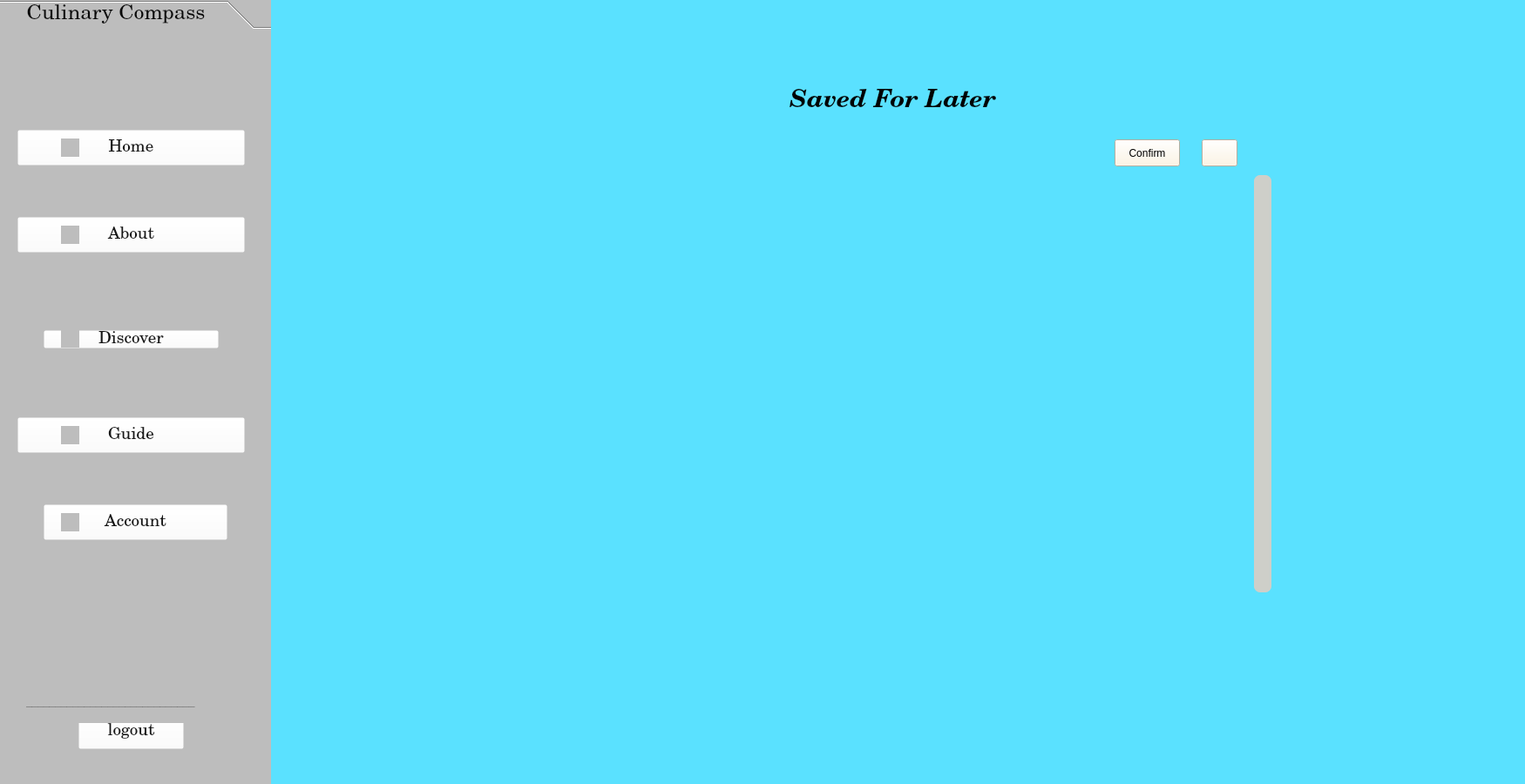
<?xml version="1.0" encoding="UTF-8"?>
<ui version="4.0">
 <class>Homepage</class>
 <widget class="QMainWindow" name="Homepage">
  <property name="geometry">
   <rect>
    <x>0</x>
    <y>0</y>
    <width>1750</width>
    <height>900</height>
   </rect>
  </property>
  <property name="minimumSize">
   <size>
    <width>1750</width>
    <height>900</height>
   </size>
  </property>
  <property name="maximumSize">
   <size>
    <width>1750</width>
    <height>900</height>
   </size>
  </property>
  <property name="windowTitle">
   <string>MainWindow</string>
  </property>
  <widget class="QWidget" name="centralwidget">
   <property name="styleSheet">
    <string notr="true">/*VERTICAL SCROLLBAR*/
QScrollBar:vertical {
	boder: none;
	background-color: rgb(231, 232, 225);
	width:20px;
	margin: 15px 0 15px 0;
	boder-radius: 0px;
}
/*HANDLEBAR VERTICAL*/
QScrollBar::handle:vertical {
	background-color: rgb(206, 207, 201);
	min-height: 60px;
	boder-radius: 14px;
}
QScrollBar::handle:vertical:hover{
	background-color: rgb(206, 207, 201);
}
QScrollBar::handle:vertical:pressed{
	background-color: rgb(206, 207, 201);
}
/*BTN TOP -SCROLLBAR*/
QScrollBar::sub-line:vertical{
	boder:none;
	background-color: rgb(206, 207, 201);
	height: 15px;
	border-top-left-radius: 7px;
	border-top-right-radius: 7px;
	subcontrol-position: top;
	subcontrol-origin: margin;
}
QScrollBar::sub-line:vertical:hover{
	background-color: rgb(206, 207, 201);
}
QScrollBar::sub-line:vertical:pressed{
	background-color: rgb(206, 207, 201);
}
/*BTN BOTTOM -SCROLLBAR*/
QScrollBar::add-line:vertical{
	boder:none;
	background-color: rgb(206, 207, 201);
	height: 15px;
	border-bottom-left-radius: 7px;
	border-bottom-right-radius: 7px;
	subcontrol-position: bottom;
	subcontrol-origin: margin;
}
QScrollBar::add-line:vertical:hover{
	background-color: rgb(206, 207, 201);
}
QScrollBar::add-line:vertical:pressed{
	background-color: rgb(206, 207, 201);
}
/*RESET ARROW*/
QScrollBar::up-arrow:vertical,QScrollBar::down-arrow:vertical{
	background: none;
}
QScrollBar::add-page:vertical,QScrollBar::sub-page:vertical{
	background: none;
}
/*horizontal SCROLLBAR*/
QScrollBar:horizontal {
	boder: none;
	background-color: rgb(231, 232, 225);
	width:20px;
	margin: 15px 0 15px 0;
	boder-radius: 0px;}


</string>
   </property>
   <widget class="QWidget" name="widget" native="true">
    <property name="geometry">
     <rect>
      <x>-10</x>
      <y>0</y>
      <width>21</width>
      <height>911</height>
     </rect>
    </property>
    <property name="styleSheet">
     <string notr="true">background-color: rgb(255, 255, 255);</string>
    </property>
   </widget>
   <widget class="QWidget" name="widget_2" native="true">
    <property name="geometry">
     <rect>
      <x>309</x>
      <y>0</y>
      <width>1751</width>
      <height>900</height>
     </rect>
    </property>
    <property name="palette">
     <palette>
      <active>
       <colorrole role="WindowText">
        <brush brushstyle="SolidPattern">
         <color alpha="255">
          <red>0</red>
          <green>0</green>
          <blue>0</blue>
         </color>
        </brush>
       </colorrole>
       <colorrole role="Button">
        <brush brushstyle="SolidPattern">
         <color alpha="255">
          <red>255</red>
          <green>244</green>
          <blue>222</blue>
         </color>
        </brush>
       </colorrole>
       <colorrole role="Light">
        <brush brushstyle="SolidPattern">
         <color alpha="255">
          <red>0</red>
          <green>255</green>
          <blue>255</blue>
         </color>
        </brush>
       </colorrole>
       <colorrole role="Midlight">
        <brush brushstyle="SolidPattern">
         <color alpha="255">
          <red>170</red>
          <green>255</green>
          <blue>0</blue>
         </color>
        </brush>
       </colorrole>
       <colorrole role="Dark">
        <brush brushstyle="SolidPattern">
         <color alpha="255">
          <red>0</red>
          <green>85</green>
          <blue>255</blue>
         </color>
        </brush>
       </colorrole>
       <colorrole role="Mid">
        <brush brushstyle="SolidPattern">
         <color alpha="255">
          <red>0</red>
          <green>85</green>
          <blue>0</blue>
         </color>
        </brush>
       </colorrole>
       <colorrole role="Text">
        <brush brushstyle="SolidPattern">
         <color alpha="255">
          <red>0</red>
          <green>0</green>
          <blue>0</blue>
         </color>
        </brush>
       </colorrole>
       <colorrole role="ButtonText">
        <brush brushstyle="SolidPattern">
         <color alpha="255">
          <red>0</red>
          <green>0</green>
          <blue>0</blue>
         </color>
        </brush>
       </colorrole>
       <colorrole role="Base">
        <brush brushstyle="SolidPattern">
         <color alpha="255">
          <red>255</red>
          <green>244</green>
          <blue>222</blue>
         </color>
        </brush>
       </colorrole>
       <colorrole role="Window">
        <brush brushstyle="SolidPattern">
         <color alpha="255">
          <red>255</red>
          <green>244</green>
          <blue>222</blue>
         </color>
        </brush>
       </colorrole>
      </active>
      <inactive>
       <colorrole role="WindowText">
        <brush brushstyle="SolidPattern">
         <color alpha="255">
          <red>0</red>
          <green>0</green>
          <blue>0</blue>
         </color>
        </brush>
       </colorrole>
       <colorrole role="Button">
        <brush brushstyle="SolidPattern">
         <color alpha="255">
          <red>255</red>
          <green>244</green>
          <blue>222</blue>
         </color>
        </brush>
       </colorrole>
       <colorrole role="Light">
        <brush brushstyle="SolidPattern">
         <color alpha="255">
          <red>0</red>
          <green>255</green>
          <blue>255</blue>
         </color>
        </brush>
       </colorrole>
       <colorrole role="Midlight">
        <brush brushstyle="SolidPattern">
         <color alpha="255">
          <red>170</red>
          <green>255</green>
          <blue>0</blue>
         </color>
        </brush>
       </colorrole>
       <colorrole role="Dark">
        <brush brushstyle="SolidPattern">
         <color alpha="255">
          <red>0</red>
          <green>85</green>
          <blue>255</blue>
         </color>
        </brush>
       </colorrole>
       <colorrole role="Mid">
        <brush brushstyle="SolidPattern">
         <color alpha="255">
          <red>0</red>
          <green>85</green>
          <blue>0</blue>
         </color>
        </brush>
       </colorrole>
       <colorrole role="Text">
        <brush brushstyle="SolidPattern">
         <color alpha="255">
          <red>0</red>
          <green>0</green>
          <blue>0</blue>
         </color>
        </brush>
       </colorrole>
       <colorrole role="ButtonText">
        <brush brushstyle="SolidPattern">
         <color alpha="255">
          <red>0</red>
          <green>0</green>
          <blue>0</blue>
         </color>
        </brush>
       </colorrole>
       <colorrole role="Base">
        <brush brushstyle="SolidPattern">
         <color alpha="255">
          <red>255</red>
          <green>244</green>
          <blue>222</blue>
         </color>
        </brush>
       </colorrole>
       <colorrole role="Window">
        <brush brushstyle="SolidPattern">
         <color alpha="255">
          <red>255</red>
          <green>244</green>
          <blue>222</blue>
         </color>
        </brush>
       </colorrole>
      </inactive>
      <disabled>
       <colorrole role="WindowText">
        <brush brushstyle="SolidPattern">
         <color alpha="255">
          <red>0</red>
          <green>85</green>
          <blue>255</blue>
         </color>
        </brush>
       </colorrole>
       <colorrole role="Button">
        <brush brushstyle="SolidPattern">
         <color alpha="255">
          <red>255</red>
          <green>244</green>
          <blue>222</blue>
         </color>
        </brush>
       </colorrole>
       <colorrole role="Light">
        <brush brushstyle="SolidPattern">
         <color alpha="255">
          <red>0</red>
          <green>255</green>
          <blue>255</blue>
         </color>
        </brush>
       </colorrole>
       <colorrole role="Midlight">
        <brush brushstyle="SolidPattern">
         <color alpha="255">
          <red>170</red>
          <green>255</green>
          <blue>0</blue>
         </color>
        </brush>
       </colorrole>
       <colorrole role="Dark">
        <brush brushstyle="SolidPattern">
         <color alpha="255">
          <red>0</red>
          <green>85</green>
          <blue>255</blue>
         </color>
        </brush>
       </colorrole>
       <colorrole role="Mid">
        <brush brushstyle="SolidPattern">
         <color alpha="255">
          <red>0</red>
          <green>85</green>
          <blue>0</blue>
         </color>
        </brush>
       </colorrole>
       <colorrole role="Text">
        <brush brushstyle="SolidPattern">
         <color alpha="255">
          <red>0</red>
          <green>85</green>
          <blue>255</blue>
         </color>
        </brush>
       </colorrole>
       <colorrole role="ButtonText">
        <brush brushstyle="SolidPattern">
         <color alpha="255">
          <red>0</red>
          <green>85</green>
          <blue>255</blue>
         </color>
        </brush>
       </colorrole>
       <colorrole role="Base">
        <brush brushstyle="SolidPattern">
         <color alpha="255">
          <red>255</red>
          <green>244</green>
          <blue>222</blue>
         </color>
        </brush>
       </colorrole>
       <colorrole role="Window">
        <brush brushstyle="SolidPattern">
         <color alpha="255">
          <red>255</red>
          <green>244</green>
          <blue>222</blue>
         </color>
        </brush>
       </colorrole>
      </disabled>
     </palette>
    </property>
    <property name="styleSheet">
     <string notr="true">background-color: rgb(255, 244, 222);
</string>
    </property>
    <widget class="QLabel" name="background">
     <property name="geometry">
      <rect>
       <x>0</x>
       <y>0</y>
       <width>1441</width>
       <height>901</height>
      </rect>
     </property>
     <property name="toolTip">
      <string>Delete saved recipes</string>
     </property>
     <property name="styleSheet">
      <string notr="true">background-color: rgb(90, 225, 255);</string>
     </property>
     <property name="text">
      <string/>
     </property>
     <property name="pixmap">
      <pixmap>bg.png</pixmap>
     </property>
     <property name="scaledContents">
      <bool>true</bool>
     </property>
    </widget>
    <widget class="QScrollArea" name="scrollArea">
     <property name="geometry">
      <rect>
       <x>240</x>
       <y>200</y>
       <width>911</width>
       <height>481</height>
      </rect>
     </property>
     <property name="styleSheet">
      <string notr="true">background-color: rgba(255, 255, 255,0);</string>
     </property>
     <property name="verticalScrollBarPolicy">
      <enum>Qt::ScrollBarAlwaysOn</enum>
     </property>
     <property name="horizontalScrollBarPolicy">
      <enum>Qt::ScrollBarAsNeeded</enum>
     </property>
     <property name="widgetResizable">
      <bool>true</bool>
     </property>
     <widget class="QWidget" name="scrollAreaWidgetContents">
      <property name="geometry">
       <rect>
        <x>0</x>
        <y>0</y>
        <width>889</width>
        <height>479</height>
       </rect>
      </property>
      <widget class="QFrame" name="frame_2">
       <property name="geometry">
        <rect>
         <x>0</x>
         <y>0</y>
         <width>911</width>
         <height>481</height>
        </rect>
       </property>
       <property name="frameShape">
        <enum>QFrame::StyledPanel</enum>
       </property>
       <property name="frameShadow">
        <enum>QFrame::Raised</enum>
       </property>
       <widget class="QLabel" name="recipelabel">
        <property name="geometry">
         <rect>
          <x>0</x>
          <y>10</y>
          <width>1000</width>
          <height>1031</height>
         </rect>
        </property>
        <property name="minimumSize">
         <size>
          <width>800</width>
          <height>1000</height>
         </size>
        </property>
        <property name="text">
         <string/>
        </property>
        <property name="alignment">
         <set>Qt::AlignTop</set>
        </property>
       </widget>
      </widget>
     </widget>
    </widget>
    <widget class="QLabel" name="label">
     <property name="geometry">
      <rect>
       <x>440</x>
       <y>70</y>
       <width>551</width>
       <height>91</height>
      </rect>
     </property>
     <property name="font">
      <font>
       <family>Century Schoolbook</family>
       <pointsize>22</pointsize>
       <italic>true</italic>
       <bold>true</bold>
      </font>
     </property>
     <property name="styleSheet">
      <string notr="true">background-color: rgba(255, 255, 255, 0);</string>
     </property>
     <property name="text">
      <string>Saved For Later</string>
     </property>
     <property name="alignment">
      <set>Qt::AlignCenter</set>
     </property>
    </widget>
    <widget class="QPushButton" name="deletebutton">
     <property name="geometry">
      <rect>
       <x>1070</x>
       <y>160</y>
       <width>41</width>
       <height>31</height>
      </rect>
     </property>
     <property name="toolTip">
      <string>&lt;html&gt;&lt;head/&gt;&lt;body&gt;&lt;p&gt;Delete recipes&lt;/p&gt;&lt;/body&gt;&lt;/html&gt;</string>
     </property>
     <property name="toolTipDuration">
      <number>10</number>
     </property>
     <property name="styleSheet">
      <string notr="true">image: url(:/delete/delete.jpeg);</string>
     </property>
     <property name="text">
      <string/>
     </property>
     <property name="icon">
      <iconset>
       <normaloff>delt.png</normaloff>delt.png</iconset>
     </property>
     <property name="iconSize">
      <size>
       <width>30</width>
       <height>30</height>
      </size>
     </property>
    </widget>
    <widget class="QPushButton" name="confirmbutton">
     <property name="geometry">
      <rect>
       <x>970</x>
       <y>160</y>
       <width>75</width>
       <height>31</height>
      </rect>
     </property>
     <property name="text">
      <string>Confirm</string>
     </property>
    </widget>
   </widget>
   <widget class="QToolBox" name="menu_bar">
    <property name="geometry">
     <rect>
      <x>0</x>
      <y>0</y>
      <width>311</width>
      <height>901</height>
     </rect>
    </property>
    <property name="palette">
     <palette>
      <active>
       <colorrole role="WindowText">
        <brush brushstyle="SolidPattern">
         <color alpha="255">
          <red>8</red>
          <green>8</green>
          <blue>8</blue>
         </color>
        </brush>
       </colorrole>
       <colorrole role="Button">
        <brush brushstyle="SolidPattern">
         <color alpha="255">
          <red>189</red>
          <green>189</green>
          <blue>189</blue>
         </color>
        </brush>
       </colorrole>
       <colorrole role="Text">
        <brush brushstyle="SolidPattern">
         <color alpha="255">
          <red>8</red>
          <green>8</green>
          <blue>8</blue>
         </color>
        </brush>
       </colorrole>
       <colorrole role="ButtonText">
        <brush brushstyle="SolidPattern">
         <color alpha="255">
          <red>8</red>
          <green>8</green>
          <blue>8</blue>
         </color>
        </brush>
       </colorrole>
       <colorrole role="Base">
        <brush brushstyle="SolidPattern">
         <color alpha="255">
          <red>189</red>
          <green>189</green>
          <blue>189</blue>
         </color>
        </brush>
       </colorrole>
       <colorrole role="Window">
        <brush brushstyle="SolidPattern">
         <color alpha="255">
          <red>189</red>
          <green>189</green>
          <blue>189</blue>
         </color>
        </brush>
       </colorrole>
       <colorrole role="PlaceholderText">
        <brush brushstyle="SolidPattern">
         <color alpha="128">
          <red>8</red>
          <green>8</green>
          <blue>8</blue>
         </color>
        </brush>
       </colorrole>
      </active>
      <inactive>
       <colorrole role="WindowText">
        <brush brushstyle="SolidPattern">
         <color alpha="255">
          <red>8</red>
          <green>8</green>
          <blue>8</blue>
         </color>
        </brush>
       </colorrole>
       <colorrole role="Button">
        <brush brushstyle="SolidPattern">
         <color alpha="255">
          <red>189</red>
          <green>189</green>
          <blue>189</blue>
         </color>
        </brush>
       </colorrole>
       <colorrole role="Text">
        <brush brushstyle="SolidPattern">
         <color alpha="255">
          <red>8</red>
          <green>8</green>
          <blue>8</blue>
         </color>
        </brush>
       </colorrole>
       <colorrole role="ButtonText">
        <brush brushstyle="SolidPattern">
         <color alpha="255">
          <red>8</red>
          <green>8</green>
          <blue>8</blue>
         </color>
        </brush>
       </colorrole>
       <colorrole role="Base">
        <brush brushstyle="SolidPattern">
         <color alpha="255">
          <red>189</red>
          <green>189</green>
          <blue>189</blue>
         </color>
        </brush>
       </colorrole>
       <colorrole role="Window">
        <brush brushstyle="SolidPattern">
         <color alpha="255">
          <red>189</red>
          <green>189</green>
          <blue>189</blue>
         </color>
        </brush>
       </colorrole>
       <colorrole role="PlaceholderText">
        <brush brushstyle="SolidPattern">
         <color alpha="128">
          <red>8</red>
          <green>8</green>
          <blue>8</blue>
         </color>
        </brush>
       </colorrole>
      </inactive>
      <disabled>
       <colorrole role="WindowText">
        <brush brushstyle="SolidPattern">
         <color alpha="255">
          <red>8</red>
          <green>8</green>
          <blue>8</blue>
         </color>
        </brush>
       </colorrole>
       <colorrole role="Button">
        <brush brushstyle="SolidPattern">
         <color alpha="255">
          <red>189</red>
          <green>189</green>
          <blue>189</blue>
         </color>
        </brush>
       </colorrole>
       <colorrole role="Text">
        <brush brushstyle="SolidPattern">
         <color alpha="255">
          <red>8</red>
          <green>8</green>
          <blue>8</blue>
         </color>
        </brush>
       </colorrole>
       <colorrole role="ButtonText">
        <brush brushstyle="SolidPattern">
         <color alpha="255">
          <red>8</red>
          <green>8</green>
          <blue>8</blue>
         </color>
        </brush>
       </colorrole>
       <colorrole role="Base">
        <brush brushstyle="SolidPattern">
         <color alpha="255">
          <red>189</red>
          <green>189</green>
          <blue>189</blue>
         </color>
        </brush>
       </colorrole>
       <colorrole role="Window">
        <brush brushstyle="SolidPattern">
         <color alpha="255">
          <red>189</red>
          <green>189</green>
          <blue>189</blue>
         </color>
        </brush>
       </colorrole>
       <colorrole role="PlaceholderText">
        <brush brushstyle="SolidPattern">
         <color alpha="128">
          <red>8</red>
          <green>8</green>
          <blue>8</blue>
         </color>
        </brush>
       </colorrole>
      </disabled>
     </palette>
    </property>
    <property name="font">
     <font>
      <family>Century Schoolbook</family>
      <pointsize>18</pointsize>
      <italic>false</italic>
      <bold>false</bold>
     </font>
    </property>
    <property name="styleSheet">
     <string notr="true">background-color: rgb(179, 179, 179);
font: 18pt &quot;Century Schoolbook&quot;;
background-color: rgb(189, 189, 189);
color: rgb(8, 8, 8);</string>
    </property>
    <property name="currentIndex">
     <number>0</number>
    </property>
    <widget class="QWidget" name="page_1">
     <property name="geometry">
      <rect>
       <x>0</x>
       <y>0</y>
       <width>311</width>
       <height>858</height>
      </rect>
     </property>
     <attribute name="label">
      <string>    Culinary Compass</string>
     </attribute>
     <widget class="QPushButton" name="about_button">
      <property name="geometry">
       <rect>
        <x>20</x>
        <y>210</y>
        <width>261</width>
        <height>41</height>
       </rect>
      </property>
      <property name="font">
       <font>
        <family>Century Schoolbook</family>
        <pointsize>14</pointsize>
        <italic>false</italic>
        <bold>false</bold>
       </font>
      </property>
      <property name="cursor">
       <cursorShape>PointingHandCursor</cursorShape>
      </property>
      <property name="styleSheet">
       <string notr="true">background-color: rgba(255, 255, 255, 0);
font: 14pt &quot;Century Schoolbook&quot;;
color: rgb(22, 22, 22);</string>
      </property>
      <property name="text">
       <string>About</string>
      </property>
      <property name="icon">
       <iconset>
        <normaloff>../kiran/OneDrive/Desktop/app/static/icons/icons8-about-24.png</normaloff>../kiran/OneDrive/Desktop/app/static/icons/icons8-about-24.png</iconset>
      </property>
     </widget>
     <widget class="QPushButton" name="guidebutton">
      <property name="geometry">
       <rect>
        <x>20</x>
        <y>440</y>
        <width>261</width>
        <height>41</height>
       </rect>
      </property>
      <property name="font">
       <font>
        <family>Century Schoolbook</family>
        <pointsize>14</pointsize>
        <italic>false</italic>
        <bold>false</bold>
       </font>
      </property>
      <property name="cursor">
       <cursorShape>PointingHandCursor</cursorShape>
      </property>
      <property name="styleSheet">
       <string notr="true">background-color: rgba(255, 255, 255, 0);
font: 14pt &quot;Century Schoolbook&quot;;
color: rgb(22, 22, 22);</string>
      </property>
      <property name="text">
       <string>Guide</string>
      </property>
      <property name="icon">
       <iconset>
        <normaloff>../kiran/OneDrive/Desktop/app/static/icons/icons8-guide-50.png</normaloff>../kiran/OneDrive/Desktop/app/static/icons/icons8-guide-50.png</iconset>
      </property>
     </widget>
     <widget class="QPushButton" name="accountbtn">
      <property name="geometry">
       <rect>
        <x>50</x>
        <y>540</y>
        <width>211</width>
        <height>41</height>
       </rect>
      </property>
      <property name="font">
       <font>
        <family>Century Schoolbook</family>
        <pointsize>14</pointsize>
        <italic>false</italic>
        <bold>false</bold>
       </font>
      </property>
      <property name="cursor">
       <cursorShape>PointingHandCursor</cursorShape>
      </property>
      <property name="styleSheet">
       <string notr="true">background-color: rgba(255, 255, 255, 0);
font: 14pt &quot;Century Schoolbook&quot;;
color: rgb(22, 22, 22);
</string>
      </property>
      <property name="text">
       <string>Account</string>
      </property>
      <property name="icon">
       <iconset>
        <normaloff>../kiran/OneDrive/Desktop/app/static/icons/icons8-account-48.png</normaloff>../kiran/OneDrive/Desktop/app/static/icons/icons8-account-48.png</iconset>
      </property>
     </widget>
     <widget class="QPushButton" name="discover">
      <property name="geometry">
       <rect>
        <x>50</x>
        <y>340</y>
        <width>201</width>
        <height>21</height>
       </rect>
      </property>
      <property name="font">
       <font>
        <family>Century Schoolbook</family>
        <pointsize>14</pointsize>
        <italic>false</italic>
        <bold>false</bold>
       </font>
      </property>
      <property name="cursor">
       <cursorShape>PointingHandCursor</cursorShape>
      </property>
      <property name="layoutDirection">
       <enum>Qt::LeftToRight</enum>
      </property>
      <property name="styleSheet">
       <string notr="true">background-color: rgba(255, 255, 255, 0);
font: 14pt &quot;Century Schoolbook&quot;;
color: rgb(22, 22, 22);
</string>
      </property>
      <property name="text">
       <string>Discover</string>
      </property>
     </widget>
     <widget class="QPushButton" name="logout">
      <property name="geometry">
       <rect>
        <x>90</x>
        <y>780</y>
        <width>121</width>
        <height>41</height>
       </rect>
      </property>
      <property name="font">
       <font>
        <family>Century Schoolbook</family>
        <pointsize>14</pointsize>
        <italic>false</italic>
        <bold>false</bold>
       </font>
      </property>
      <property name="cursor">
       <cursorShape>PointingHandCursor</cursorShape>
      </property>
      <property name="styleSheet">
       <string notr="true">background-color: rgba(255, 255, 255, 0);
font: 14pt &quot;Century Schoolbook&quot;;
color: rgb(22, 22, 22);</string>
      </property>
      <property name="text">
       <string>logout</string>
      </property>
     </widget>
     <widget class="QLabel" name="label_5">
      <property name="geometry">
       <rect>
        <x>70</x>
        <y>220</y>
        <width>21</width>
        <height>21</height>
       </rect>
      </property>
      <property name="text">
       <string/>
      </property>
      <property name="pixmap">
       <pixmap>icons8-about-24.png</pixmap>
      </property>
      <property name="scaledContents">
       <bool>true</bool>
      </property>
     </widget>
     <widget class="QLabel" name="label_6">
      <property name="geometry">
       <rect>
        <x>70</x>
        <y>340</y>
        <width>21</width>
        <height>20</height>
       </rect>
      </property>
      <property name="text">
       <string/>
      </property>
      <property name="pixmap">
       <pixmap>maps-flags_447031.png</pixmap>
      </property>
      <property name="scaledContents">
       <bool>true</bool>
      </property>
     </widget>
     <widget class="QLabel" name="label_7">
      <property name="geometry">
       <rect>
        <x>70</x>
        <y>450</y>
        <width>21</width>
        <height>21</height>
       </rect>
      </property>
      <property name="text">
       <string/>
      </property>
      <property name="pixmap">
       <pixmap>icons8-guide-50.png</pixmap>
      </property>
      <property name="scaledContents">
       <bool>true</bool>
      </property>
     </widget>
     <widget class="QLabel" name="label_8">
      <property name="geometry">
       <rect>
        <x>70</x>
        <y>550</y>
        <width>21</width>
        <height>21</height>
       </rect>
      </property>
      <property name="text">
       <string/>
      </property>
      <property name="pixmap">
       <pixmap>icons8-account-48.png</pixmap>
      </property>
      <property name="scaledContents">
       <bool>true</bool>
      </property>
     </widget>
     <widget class="QLabel" name="label_9">
      <property name="geometry">
       <rect>
        <x>70</x>
        <y>790</y>
        <width>20</width>
        <height>20</height>
       </rect>
      </property>
      <property name="text">
       <string/>
      </property>
      <property name="pixmap">
       <pixmap>icons8-log-out-50.png</pixmap>
      </property>
      <property name="scaledContents">
       <bool>true</bool>
      </property>
     </widget>
     <widget class="QLabel" name="label_10">
      <property name="geometry">
       <rect>
        <x>30</x>
        <y>740</y>
        <width>241</width>
        <height>51</height>
       </rect>
      </property>
      <property name="styleSheet">
       <string notr="true">color: rgba(4, 4, 4,85);</string>
      </property>
      <property name="text">
       <string>_____________________________</string>
      </property>
     </widget>
     <widget class="QPushButton" name="homebtn">
      <property name="geometry">
       <rect>
        <x>20</x>
        <y>110</y>
        <width>261</width>
        <height>41</height>
       </rect>
      </property>
      <property name="font">
       <font>
        <family>Century Schoolbook</family>
        <pointsize>14</pointsize>
        <italic>false</italic>
        <bold>false</bold>
       </font>
      </property>
      <property name="cursor">
       <cursorShape>PointingHandCursor</cursorShape>
      </property>
      <property name="styleSheet">
       <string notr="true">background-color: rgba(255, 255, 255, 0);
font: 14pt &quot;Century Schoolbook&quot;;
color: rgb(22, 22, 22);</string>
      </property>
      <property name="text">
       <string>Home</string>
      </property>
      <property name="icon">
       <iconset>
        <normaloff>../kiran/OneDrive/Desktop/app/static/icons/icons8-about-24.png</normaloff>../kiran/OneDrive/Desktop/app/static/icons/icons8-about-24.png</iconset>
      </property>
     </widget>
     <widget class="QLabel" name="label_11">
      <property name="geometry">
       <rect>
        <x>70</x>
        <y>120</y>
        <width>21</width>
        <height>21</height>
       </rect>
      </property>
      <property name="text">
       <string/>
      </property>
      <property name="pixmap">
       <pixmap>homeicon.png</pixmap>
      </property>
      <property name="scaledContents">
       <bool>true</bool>
      </property>
     </widget>
    </widget>
   </widget>
  </widget>
 </widget>
 <resources>
  <include location="icons.qrc"/>
 </resources>
 <connections/>
</ui>
